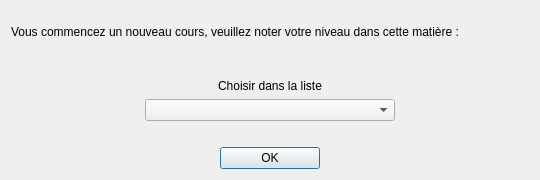
<?xml version="1.0" encoding="UTF-8"?>
<ui version="4.0">
 <class>UserWindow</class>
 <widget class="QDialog" name="UserWindow">
  <property name="windowModality">
   <enum>Qt::ApplicationModal</enum>
  </property>
  <property name="geometry">
   <rect>
    <x>0</x>
    <y>0</y>
    <width>540</width>
    <height>180</height>
   </rect>
  </property>
  <property name="sizePolicy">
   <sizepolicy hsizetype="Fixed" vsizetype="Fixed">
    <horstretch>0</horstretch>
    <verstretch>0</verstretch>
   </sizepolicy>
  </property>
  <property name="minimumSize">
   <size>
    <width>540</width>
    <height>180</height>
   </size>
  </property>
  <property name="maximumSize">
   <size>
    <width>540</width>
    <height>180</height>
   </size>
  </property>
  <property name="windowTitle">
   <string>Saisir votre niveau</string>
  </property>
  <property name="windowIcon">
   <iconset resource="resLevel.qrc">
    <normaloff>:/icons/img/1.ico</normaloff>:/icons/img/1.ico</iconset>
  </property>
  <layout class="QVBoxLayout" name="verticalLayout">
   <item>
    <layout class="QHBoxLayout" name="horizontalLayout_5">
     <item>
      <widget class="QLabel" name="labelSelect">
       <property name="text">
        <string>Vous commencez un nouveau cours, veuillez noter votre niveau dans cette matière :</string>
       </property>
      </widget>
     </item>
    </layout>
   </item>
   <item>
    <layout class="QHBoxLayout" name="horizontalLayout_6">
     <item>
      <spacer name="horizontalSpacer_2">
       <property name="orientation">
        <enum>Qt::Horizontal</enum>
       </property>
       <property name="sizeHint" stdset="0">
        <size>
         <width>40</width>
         <height>20</height>
        </size>
       </property>
      </spacer>
     </item>
    </layout>
   </item>
   <item>
    <layout class="QHBoxLayout" name="horizontalLayout_4">
     <item>
      <widget class="QLabel" name="label">
       <property name="sizePolicy">
        <sizepolicy hsizetype="Fixed" vsizetype="Fixed">
         <horstretch>0</horstretch>
         <verstretch>0</verstretch>
        </sizepolicy>
       </property>
       <property name="text">
        <string>Choisir dans la liste</string>
       </property>
      </widget>
     </item>
    </layout>
   </item>
   <item>
    <layout class="QHBoxLayout" name="horizontalLayout">
     <item>
      <widget class="QComboBox" name="comboBoxLevel">
       <property name="sizePolicy">
        <sizepolicy hsizetype="Fixed" vsizetype="Fixed">
         <horstretch>0</horstretch>
         <verstretch>0</verstretch>
        </sizepolicy>
       </property>
       <property name="minimumSize">
        <size>
         <width>250</width>
         <height>0</height>
        </size>
       </property>
      </widget>
     </item>
    </layout>
   </item>
   <item>
    <layout class="QHBoxLayout" name="horizontalLayout_3">
     <item>
      <spacer name="horizontalSpacer">
       <property name="orientation">
        <enum>Qt::Horizontal</enum>
       </property>
       <property name="sizeHint" stdset="0">
        <size>
         <width>40</width>
         <height>20</height>
        </size>
       </property>
      </spacer>
     </item>
    </layout>
   </item>
   <item>
    <layout class="QHBoxLayout" name="horizontalLayout_2">
     <item>
      <widget class="QPushButton" name="pushButtonOK">
       <property name="maximumSize">
        <size>
         <width>100</width>
         <height>16777215</height>
        </size>
       </property>
       <property name="text">
        <string>OK</string>
       </property>
      </widget>
     </item>
    </layout>
   </item>
  </layout>
 </widget>
 <resources>
  <include location="resLevel.qrc"/>
 </resources>
 <connections/>
</ui>
